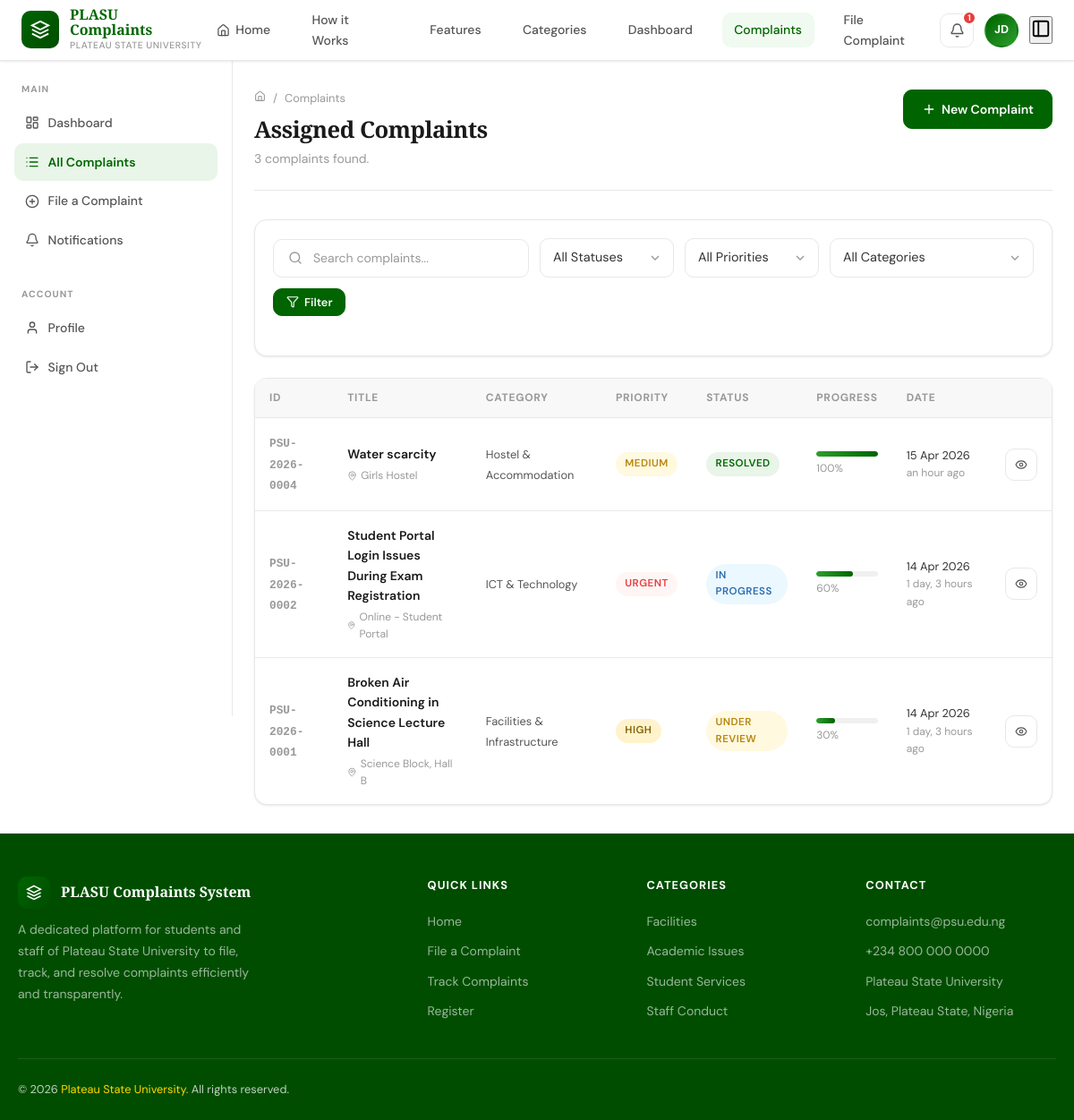
Page /complaints/ (signed in) on the committed database.
### accounts/models.py (models this page shows, shortened)
class User(AbstractUser):
    ROLE_CHOICES = [
        ('student', 'Student'),
        ('staff', 'Staff'),
        ('admin', 'Administrator'),
    ]
    role = models.CharField(max_length=20, choices=ROLE_CHOICES, default='student')
    matric_number = models.CharField(max_length=20, blank=True, null=True, unique=True)
    staff_id = models.CharField(max_length=20, blank=True, null=True)
    department = models.CharField(max_length=100, blank=True)
    phone_number = models.CharField(max_length=15, blank=True)
    profile_picture = models.ImageField(upload_to='profiles/', blank=True, null=True)
    created_at = models.DateTimeField(auto_now_add=True)
    updated_at = models.DateTimeField(auto_now=True)
    class Meta:
        verbose_name = 'User'
        verbose_name_plural = 'Users'
    @property
    def is_admin_user(self):
        return self.role == 'admin' or self.is_superuser
    @property
    def is_staff_user(self):
        return self.role == 'staff'
    def get_initials(self):
        if self.first_name and self.last_name:
            return f"{self.first_name[0]}{self.last_name[0]}".upper()
        return self.username[:2].upper()

### complaints/models.py (models this page shows, shortened)
class Complaint(models.Model):
    STATUS_CHOICES = [
        ('pending', 'Pending'),
        ('under_review', 'Under Review'),
        ('in_progress', 'In Progress'),
        ('resolved', 'Resolved'),
        ('closed', 'Closed'),
        ('rejected', 'Rejected'),
    ]
    PRIORITY_CHOICES = [
        ('low', 'Low'),
        ('medium', 'Medium'),
        ('high', 'High'),
        ('urgent', 'Urgent'),
    ]
    complaint_id = models.CharField(max_length=20, unique=True, editable=False)
    title = models.CharField(max_length=200)
    description = models.TextField()
    category = models.ForeignKey(Category, on_delete=models.SET_NULL, null=True, related_name='complaints')
    status = models.CharField(max_length=20, choices=STATUS_CHOICES, default='pending')
    priority = models.CharField(max_length=10, choices=PRIORITY_CHOICES, default='medium')
    submitted_by = models.ForeignKey(settings.AUTH_USER_MODEL, on_delete=models.CASCADE, related_name='complaints')
    assigned_to = models.ForeignKey(settings.AUTH_USER_MODEL, on_delete=models.SET_NULL, null=True, blank=True, related_name='assigned_complaints')
    location = models.CharField(max_length=200, blank=True, help_text='Where did this issue occur?')
    is_anonymous = models.BooleanField(default=False)
    created_at = models.DateTimeField(auto_now_add=True)
    updated_at = models.DateTimeField(auto_now=True)
    resolved_at = models.DateTimeField(null=True, blank=True)
    expected_resolution_date = models.DateField(null=True, blank=True)
    class Meta:
        ordering = ['-created_at']
    @property
    def status_percentage(self):
        percentages = {
            'pending': 10,
            'under_review': 30,
            'in_progress': 60,
            'resolved': 100,
            'closed': 100,
            'rejected': 0,
        }
        return percentages.get(self.status, 0)
    @property
    def status_color(self):
        colors = {
            'pending': 'status-pending',
            'under_review': 'status-review',
            'in_progress': 'status-progress',
            'resolved': 'status-resolved',
            'closed': 'status-closed',
            'rejected': 'status-rejected',
        }
        return colors.get(self.status, 'status-pending')
    @property
    def priority_color(self):
        colors = {
            'low': 'priority-low',
            'medium': 'priority-medium',
            'high': 'priority-high',
            'urgent': 'priority-urgent',
        }
        return colors.get(self.priority, 'priority-medium')

class Category(models.Model):
    name = models.CharField(max_length=100)
    description = models.TextField(blank=True)
    icon = models.CharField(max_length=50, default='file-text', help_text='Lucide icon name')
    is_active = models.BooleanField(default=True)
    created_at = models.DateTimeField(auto_now_add=True)
    class Meta:
        verbose_name_plural = 'Categories'
        ordering = ['name']
    def __str__(self):
        return self.name

### complaints/views.py (the view)
# urls.py: path('complaints/', views.complaint_list, name='complaint_list'),
@login_required
def complaint_list(request):
    user = request.user
    form = ComplaintFilterForm(request.GET)
    if user.is_admin_user:
        complaints = Complaint.objects.select_related('submitted_by', 'category', 'assigned_to')
    elif user.is_staff_user:
        complaints = Complaint.objects.filter(assigned_to=user).select_related('submitted_by', 'category')
    else:
        complaints = Complaint.objects.filter(submitted_by=user).select_related('category')
    if form.is_valid():
        search = form.cleaned_data.get('search')
        status = form.cleaned_data.get('status')
        priority = form.cleaned_data.get('priority')
        category = form.cleaned_data.get('category')
        if search:
            complaints = complaints.filter(
                Q(title__icontains=search) |
                Q(description__icontains=search) |
                Q(complaint_id__icontains=search)
            )
        if status:
            complaints = complaints.filter(status=status)
        if priority:
            complaints = complaints.filter(priority=priority)
        if category:
            complaints = complaints.filter(category=category)
    complaints = complaints.order_by('-created_at')
    paginator = Paginator(complaints, getattr(settings, 'COMPLAINTS_PER_PAGE', 10))
    page_number = request.GET.get('page')
    page_obj = paginator.get_page(page_number)
    return render(request, 'complaints/complaint_list.html', {
        'page_obj': page_obj,
        'form': form,
        'total_count': complaints.count(),
    })

### templates/complaints/complaint_list.html (shortened to what this page needs)
{% extends "base/base.html" %}
{% load static humanize %}
{% block content %}
<div class="page-header">
  <div class="page-header-inner">
    <div>
      <div class="breadcrumb">
        <a href="{% url 'dashboard' %}"><i data-lucide="home" width="13" height="13"></i></a>
        <span>/</span><span>Complaints</span>
      </div>
      <h1 class="page-title">
        {% if request.user.is_admin_user %}All Complaints
        {% elif request.user.is_staff_user %}Assigned Complaints
        {% else %}My Complaints
        {% endif %}
      </h1>
      <p class="page-desc">{{ total_count }} complaint{{ total_count|pluralize }} found.</p>
    </div>
    <a href="{% url 'file_complaint' %}" class="btn btn-primary">
      <i data-lucide="plus" width="16" height="16"></i> New Complaint
    </a>
  </div>
</div>
<div class="card" style="margin-bottom:1.5rem;padding:1.25rem;">
  <form method="get" id="filter-form">
    <div class="filter-row">
      <div class="search-bar" style="flex:1;min-width:200px;">
        <i data-lucide="search" width="16" height="16"></i>
        {{ form.search }}
      </div>
      <div style="min-width:150px;">{{ form.status }}</div>
      <div style="min-width:150px;">{{ form.priority }}</div>
      <div style="min-width:160px;">{{ form.category }}</div>
      <button type="submit" class="btn btn-primary btn-sm">
        <i data-lucide="filter" width="14" height="14"></i> Filter
      </button>
    </div>
  </form>
</div>
{% if page_obj.object_list %}
<div class="card" style="padding:0;">
  <div style="overflow-x:auto;">
    <table class="complaint-table">
      <thead>
        <tr>
          <th>ID</th>
          <th>Title</th>
          <th>Category</th>
          <th>Priority</th>
          <th>Status</th>
          <th>Progress</th>
          <th>Date</th>
          <th></th>
        </tr>
      </thead>
      <tbody>
        {% for complaint in page_obj %}
        <tr>
          <td><span class="complaint-id">{{ complaint.complaint_id }}</span></td>
          <td style="max-width:250px;">
            <a href="{% url 'complaint_detail' complaint.pk %}" class="complaint-title-link">
              {{ complaint.title|truncatechars:55 }}
            </a>
            {% if complaint.location %}
            <div class="text-xs" style="display:flex;align-items:center;gap:0.25rem;color:var(--text-muted);">
              <i data-lucide="map-pin" width="11" height="11"></i>
              {{ complaint.location|truncatechars:35 }}
            </div>
            {% endif %}
          </td>
          <td>
            <span style="font-size:0.8rem;color:var(--text-secondary);">
              {{ complaint.category.name|default:"—" }}
            </span>
          </td>
          <td><span class="badge {{ complaint.priority_color }}">{{ complaint.get_priority_display }}</span></td>
          <td><span class="badge {{ complaint.status_color }}">{{ complaint.get_status_display }}</span></td>
          <td style="min-width:100px;">
            <div class="progress-bar">
              <div class="progress-fill" style="width:{{ complaint.status_percentage }}%;" data-width="{{ complaint.status_percentage }}%"></div>
            </div>
            <div class="text-xs text-muted mt-1">{{ complaint.status_percentage }}%</div>
          </td>
          <td>
            <div style="font-size:0.8rem;white-space:nowrap;">{{ complaint.created_at|date:"d M Y" }}</div>
            <div class="text-xs text-muted">{{ complaint.created_at|naturaltime }}</div>
          </td>
          <td>
            <div style="display:flex;gap:0.25rem;">
              <a href="{% url 'complaint_detail' complaint.pk %}" class="btn btn-ghost btn-sm btn-icon" title="View details">
                <i data-lucide="eye" width="14" height="14"></i>
              </a>
            </div>
          </td>
        </tr>
        {% endfor %}
      </tbody>
    </table>
  </div>
</div>
{% endif %}
{% endblock %}

### templates/base/base.html (shortened to what this page needs)
{% load static %}
<!DOCTYPE html>
<html lang="en">
<head>
  <link rel="stylesheet" href="{% static 'css/main.css' %}">
</head>
<body>
<nav class="navbar">
  <div class="navbar-inner">
    <a href="{% url 'home' %}" class="navbar-brand">
      <div class="brand-logo">
        <svg width="22" height="22" viewBox="0 0 24 24" fill="none" stroke="currentColor" stroke-width="2">
          <path d="M12 2L2 7l10 5 10-5-10-5z"/>
          <path d="M2 17l10 5 10-5"/>
          <path d="M2 12l10 5 10-5"/>
        </svg>
      </div>
      <div class="brand-text">
        <span class="brand-name">PLASU Complaints</span>
        <span class="brand-sub">Plateau State University</span>
      </div>
    </a>
    <ul class="navbar-nav" id="mobileMenu">
  <li><a href="{% url 'home' %}">
    <i data-lucide="home" width="15"></i> Home
  </a></li>
  <li><a href="{% url 'home' %}#how-it-works">How it Works</a></li>
  <li><a href="{% url 'home' %}#features">Features</a></li>
  <li><a href="{% url 'home' %}#categories">Categories</a></li>
  {% if user.is_authenticated %}
  <li><a href="{% url 'dashboard' %}">Dashboard</a></li>
  <li><a href="{% url 'complaint_list' %}">Complaints</a></li>
  <li><a href="{% url 'file_complaint' %}">File Complaint</a></li>
  {% endif %}
</ul>
    <div class="navbar-actions">
      {% if user.is_authenticated %}
      <a href="{% url 'notifications' %}" class="nav-icon-btn">
        <i data-lucide="bell" width="17"></i>
        {% if unread_notifications %}
        <span class="notif-badge">{{ unread_notifications }}</span>
        {% endif %}
      </a>
      <div class="user-menu">
        <div class="user-avatar">{{ user.get_initials }}</div>
      </div>
      {% else %}
      <a href="{% url 'login' %}" class="btn btn-ghost btn-sm">Sign In</a> <a href="{% url 'register' %}" class="btn btn-primary btn-sm">Register</a>
      {% endif %}
 {% if user.is_authenticated %}
  <button class="mobile-sidebar-btn" aria-label="Toggle sidebar">
    <i data-lucide="panel-left" width="22"></i>
  </button>
  {% endif %}
    </div>
  </div>
</nav>
{% block full_content %}
<div class="page-layout">
  {% block sidebar %}
  {% if user.is_authenticated %}
  <aside class="sidebar">
    <div class="sidebar-section">
      <div class="sidebar-label">Main</div>
      <ul class="sidebar-nav">
        <li><a href="{% url 'dashboard' %}">
          <i data-lucide="layout-dashboard" width="16" height="16"></i> Dashboard
        </a></li>
        <li><a href="{% url 'complaint_list' %}">
          <i data-lucide="list" width="16" height="16"></i> All Complaints
        </a></li>
        <li><a href="{% url 'file_complaint' %}">
          <i data-lucide="plus-circle" width="16" height="16"></i> File a Complaint
        </a></li>
        <li><a href="{% url 'notifications' %}">
          <i data-lucide="bell" width="16" height="16"></i> Notifications
        </a></li>
      </ul>
    </div>
    <div class="sidebar-section">
      <div class="sidebar-label">Account</div>
      <ul class="sidebar-nav">
        <li><a href="{% url 'profile' %}">
          <i data-lucide="user" width="16" height="16"></i> Profile
        </a></li>
        <li><a href="{% url 'logout' %}">
          <i data-lucide="log-out" width="16" height="16"></i> Sign Out
        </a></li>
      </ul>
    </div>
  </aside>
  {% endif %}
  {% endblock %}
  <main class="main-content">
    {% block content %}{% endblock %}
  </main>
</div>
{% endblock %}
{% block footer %}
<footer class="footer">
  <div class="container">
    <div class="footer-grid">
      <div class="footer-brand">
        <div style="display:flex;align-items:center;gap:0.75rem;margin-bottom:0.75rem;">
          <div class="brand-logo" style="width:36px;height:36px;">
            <svg width="18" height="18" viewBox="0 0 24 24" fill="none" stroke="currentColor" stroke-width="2">
              <path d="M12 2L2 7l10 5 10-5-10-5z"/>
              <path d="M2 17l10 5 10-5"/>
              <path d="M2 12l10 5 10-5"/>
            </svg>
          </div>
          <span style="color:white;font-family:var(--font-display);font-weight:700;font-size:1rem;">PLASU Complaints System</span>
        </div>
        <p>A dedicated platform for students and staff of Plateau State University to file, track, and resolve complaints efficiently and transparently.</p>
      </div>
      <div>
        <div class="footer-heading">Quick Links</div>
        <ul class="footer-links">
          <li><a href="{% url 'home' %}">Home</a></li>
          <li><a href="{% url 'file_complaint' %}">File a Complaint</a></li>
          <li><a href="{% url 'complaint_list' %}">Track Complaints</a></li>
          <li><a href="{% url 'register' %}">Register</a></li>
        </ul>
      </div>
      <div>
        <div class="footer-heading">Categories</div>
        <ul class="footer-links">
          <li><a href="#">Facilities</a></li>
          <li><a href="#">Academic Issues</a></li>
          <li><a href="#">Student Services</a></li>
          <li><a href="#">Staff Conduct</a></li>
        </ul>
      </div>
      <div>
        <div class="footer-heading">Contact</div>
        <ul class="footer-links">
          <li><a href="mailto:complaints@psu.edu.ng">complaints@psu.edu.ng</a></li>
          <li><a href="tel:+2348000000000">+234 800 000 0000</a></li>
          <li><a href="#">Plateau State University</a></li>
          <li><a href="#">Jos, Plateau State, Nigeria</a></li>
        </ul>
      </div>
    </div>
    <div class="footer-bottom">
      <span>&copy; {% now "Y" %} <span class="footer-accent">Plateau State University</span>. All rights reserved.</span>
    </div>
  </div>
</footer>
{% endblock %}
</body>
</html>

### rows in the picture
User: get_initials "JD"
Complaint: complaint_id "PSU-2026-0004", title "Water scarcity", location "Girls Hostel", category.name "Hostel & Accommodation", priority "MEDIUM", status "RESOLVED", status_percentage "100", created_at "15 Apr 2026", created_at "an hour ago"
Complaint: complaint_id "PSU-2026-0002", title "Student Portal Login Issues During Exam Registration", location "Online - Student Portal", category.name "ICT & Technology", priority "URGENT", status "IN PROGRESS", status_percentage "60", created_at "14 Apr 2026", created_at "1 day, 3 hours ago"
Complaint: complaint_id "PSU-2026-0001", title "Broken Air Conditioning in Science Lecture Hall", location "Science Block, Hall B", category.name "Facilities & Infrastructure", priority "HIGH", status "UNDER REVIEW", status_percentage "30", created_at "14 Apr 2026", created_at "1 day, 3 hours ago"

### other values in the picture
{{ unread_notifications }} "1"
{{ total_count }} "3"
